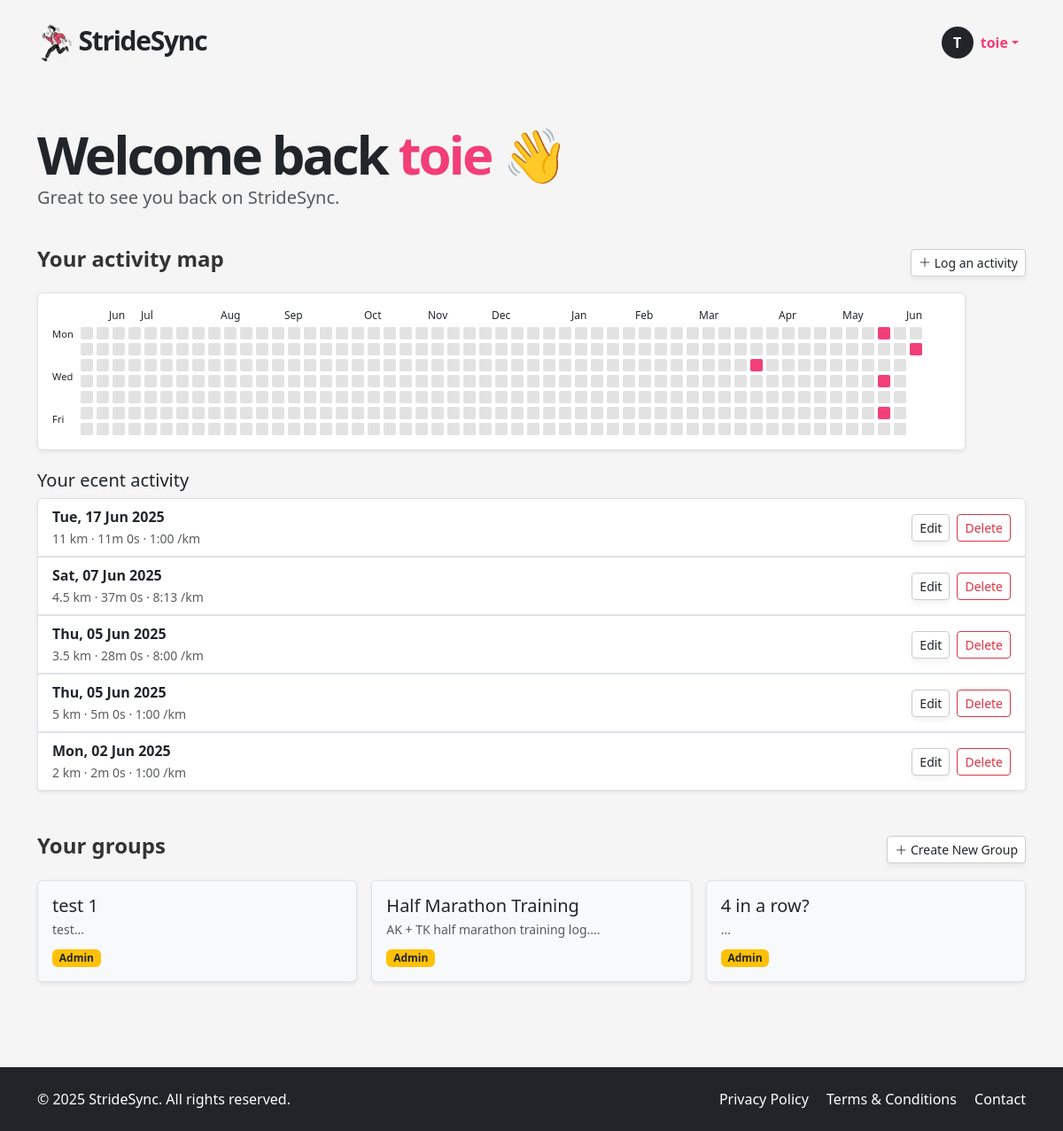
The app's page /dashboard (signed in) with its own data.
### app/models.py (models this page shows, shortened)
class User(UserMixin, db.Model):
    __tablename__ = "users"
    id: so.Mapped[int] = so.mapped_column(primary_key=True)
    email: so.Mapped[str] = so.mapped_column(sa.String(120), index=True, unique=True, nullable=False)
    password_hash: so.Mapped[str] = so.mapped_column(sa.String(256))
    username: so.Mapped[str] = so.mapped_column(sa.String(64), index=True, unique=True, nullable=False)
    role: so.Mapped[UserRole] = so.mapped_column(sa.Enum(UserRole), default=UserRole.USER, nullable=False)
    is_verified: so.Mapped[bool] = so.mapped_column(default=False)
    verification_token: so.Mapped[str] = so.mapped_column(default=lambda: secrets.token_urlsafe(32), nullable=False)
    runs: so.Mapped[list["Run"]] = so.relationship(
        back_populates="user",
        cascade="all, delete-orphan"
    )
    groups: so.Mapped[list["Group"]] = so.relationship(
        secondary=user_groups,
        back_populates="members"
    )
    admin_of_groups: so.Mapped[list["Group"]] = so.relationship(
        secondary=group_admins,
        back_populates="admins"
    )
    challenges: so.Mapped[list["Challenge"]] = so.relationship(
        secondary=user_challenges,
        back_populates="participants"
    )
    joined_challenges: so.Mapped[list["Challenge"]] = so.relationship(
        secondary=user_challenges,
        back_populates="participants",
        overlaps="challenges"
    )

class Run(db.Model):
    __tablename__ = "runs"
    id: so.Mapped[int] = so.mapped_column(primary_key=True)
    date: so.Mapped[datetime] = so.mapped_column(sa.DateTime(timezone=True), index=True)
    distance: so.Mapped[int] = so.mapped_column(sa.Integer)  # meters
    time: so.Mapped[int] = so.mapped_column(sa.Integer)      # seconds (duration)
    pace: so.Mapped[int] = so.mapped_column(sa.Integer)      # seconds per km
    user_id: so.Mapped[int] = so.mapped_column(sa.ForeignKey("users.id"), index=True)
    user: so.Mapped["User"] = so.relationship(back_populates="runs")
    groups: so.Mapped[list["Group"]] = so.relationship(
        secondary=run_groups,
        back_populates="runs"
    )

class Group(db.Model):
    __tablename__ = "groups"
    id: so.Mapped[int] = so.mapped_column(primary_key=True)
    name: so.Mapped[str] = so.mapped_column(sa.String(100), unique=True, nullable=False)
    description: so.Mapped[Optional[str]] = so.mapped_column(sa.Text)
    members: so.Mapped[list["User"]] = so.relationship(
        secondary=user_groups,
        back_populates="groups"
    )
    admins: so.Mapped[list["User"]] = so.relationship(
        secondary=group_admins,
        back_populates="admin_of_groups"
    )
    runs: so.Mapped[list["Run"]] = so.relationship(
        secondary=run_groups,
        back_populates="groups"
    )
    invites: so.Mapped[list["GroupInvite"]] = so.relationship(
        "GroupInvite",
        back_populates="group",
        cascade="all, delete-orphan"
    )

### app/routes.py (the view)
@app.route('/dashboard')
@login_required
def dashboard():
    runs = db.session.scalars(
        sa.select(Run).where(Run.user_id == current_user.id)
    ).all()
    distance_by_date = {}
    for run in runs:
        run_date = run.date.date()
        distance_by_date[run_date] = distance_by_date.get(run_date, 0) + run.distance
    today = datetime.utcnow().date()
    start_date = today - timedelta(days=364)
    while start_date.weekday() != 0:
        start_date -= timedelta(days=1)
    heatmap_cells = []
    month_labels = []
    current_month = None
    for week in range(53):
        column = []
        week_start = start_date + timedelta(weeks=week)
        if week_start.month != current_month:
            month_labels.append(month_abbr[week_start.month])
            current_month = week_start.month
        else:
            month_labels.append("")
        for day in range(7):
            date = week_start + timedelta(days=day)
            if date > today:
                column.append(None)
            else:
                column.append({
                    "date": date,
                    "active": date in distance_by_date,
                    "distance": distance_by_date.get(date, 0)
                })
        heatmap_cells.append(column)
    recent_runs = db.session.scalars(
        sa.select(Run)
        .where(Run.user_id == current_user.id)
        .order_by(Run.date.desc())
        .limit(5)
    ).all()
    live_challenges = db.session.scalars(
        sa.select(Challenge).where(Challenge.is_active == True)
    ).all()
    form = LogActivityForm()
    form.groups.choices = [(g.id, g.name) for g in current_user.groups]
    form.challenges.choices = [(c.id, c.name) for c in live_challenges]
    edit_form = EditRunForm()
    edit_form.groups.choices = [(g.id, g.name) for g in current_user.groups]
    edit_form.challenges.choices = [(c.id, c.name) for c in live_challenges]
    delete_form = DeleteRunForm()
    create_group_form = CreateGroupForm()
    return render_template(
        "dashboard.html",
        user=current_user,
        runs=runs,
        recent_runs=recent_runs,
        heatmap_cells=heatmap_cells,
        month_labels=month_labels,
        live_challenges=live_challenges,
        form=form,
        edit_form=edit_form,
        delete_form=delete_form,
        create_group_form=create_group_form
    )

### app/models.py (called while the page is built)
@login.user_loader
def load_user(id):
    return db.session.get(User, int(id))

### app/templates/dashboard.html (shortened to what this page needs)
{% extends "base.html" %}
{% block content %}
<section class="py-5">
  <div class="container">
    <h1 class="display-4 fw-bold mb-4 hero-title">
        Welcome back <span>{{ user.username }}</span> 👋
    </h1>
    <p class="lead mt-3 text-muted" style="margin-top: -20px !important; margin-bottom: 40px;">Great to see you back on StrideSync.</p>
    <div class="mb-3">
      <div class="d-flex justify-content-between align-items-center mb-3">
        <h4>Your activity map</h4>
        <a href="#" class="btn btn-soft btn-sm" data-bs-toggle="modal" data-bs-target="#logActivityModal">
          <i class="bi bi-plus-lg"></i> Log an activity
        </a>
      </div>
      <div class="rounded border p-3 bg-white shadow-sm" style="overflow-x: auto; display: inline-block;">
        <div class="d-flex flex-column">
          <div class="d-flex mb-1" style="margin-left: 30px; gap: 4px;">
            <div style="width: 30px;"></div>
            {% for month in month_labels %}
              <div style="width: 14px; text-align: center; font-size: 0.75rem;">{{ month }}</div>
            {% endfor %}
          </div>
          <div class="d-flex" style="gap: 4px;">
            <div class="d-flex flex-column justify-content-between me-1" style="height: 112px;">
              <div style="font-size: 0.7rem;">Mon</div>
              <div style="font-size: 0.7rem;">Wed</div>
              <div style="font-size: 0.7rem;">Fri</div>
            </div>
            {% for week in heatmap_cells %}
              <div class="d-flex flex-column" style="gap: 4px;">
              {% for cell in week %}
                {% if cell %}
                  <div
                    title="{% if cell.active %}{{ '%.1f'|format(cell.distance) }} km on {{ cell.date.strftime('%d-%m-%y') }}{% else %}{{ cell.date.strftime('%d-%m-%y') }}{% endif %}"
                    style="
                      width: 14px;
                      height: 14px;
                      border-radius: 2px;
                      background-color: {{ '#f33e78' if cell.active else '#e2e2e2' }};
                      transition: background-color 0.2s;"
                  ></div>
                {% else %}
                  <div style="width: 14px; height: 14px; background-color: transparent;"></div>
                {% endif %}
              {% endfor %}
              </div>
            {% endfor %}
          </div>
        </div>
      </div>
    </div>
    <div class="mb-5">
      <h5>Your ecent activity</h5>
      {% if recent_runs %}
      <div class="list-group shadow-sm">
        {% for run in recent_runs %}
        <div class="list-group-item d-flex justify-content-between align-items-center">
          <div>
            <strong>{{ run.date.strftime('%a, %d %b %Y') }}</strong><br>
            <small class="text-muted">
              {{ run.distance }} km · {{ run.time // 60 }}m {{ run.time % 60 }}s ·
              {{ "%d:%02d" % (run.pace // 60, run.pace % 60) }} /km
            </small>
          </div>
          <div class="d-flex gap-2">
            <button class="btn btn-sm btn-soft-white" data-bs-toggle="modal" data-bs-target="#editRunModal{{ run.id }}">Edit</button>
            <button class="btn btn-sm btn-outline-danger" data-bs-toggle="modal" data-bs-target="#deleteRunModal{{ run.id }}">
              Delete
            </button>
          </div>
        </div>
                    {% set selected_group_ids = run.groups | map(attribute='id') | list %}
        {% endfor %}
      </div>
      {% else %}
        <p class="text-muted">No recent activity found.</p>
      {% endif %}
    </div>
    <div class="mb-5">
      <div class="d-flex justify-content-between align-items-center mb-3">
        <h4>Your groups</h4>
        <a href="#" class="btn btn-soft btn-sm" data-bs-toggle="modal" data-bs-target="#createGroupModal">
          <i class="bi bi-plus-lg"></i> Create New Group
        </a>
      </div>
      <div class="row g-3">
        {% for group in current_user.groups %}
        <div class="col-md-4">
          <div class="border rounded p-3 bg-light h-100 shadow-sm position-relative">
            <h5 class="mb-1">{{ group.name }}</h5>
            <p class="small text-muted mb-2">{{ group.description[:80] }}...</p>
            {% if group in current_user.admin_of_groups %}
              <span class="badge bg-warning text-dark">Admin</span>
            {% endif %}
          </div>
        </div>
        {% else %}
          <p class="text-muted">You're not in any groups yet.</p>
        {% endfor %}
      </div>
    </div>
  </div>
</section>
{% endblock %}

### app/templates/base.html (shortened to what this page needs)
<!DOCTYPE html>
<html lang="en">
  <head>
    <link href="https://cdn.jsdelivr.net/npm/bootstrap@5.3.6/dist/css/bootstrap.min.css" rel="stylesheet">
    <link rel="stylesheet" href="{{ url_for('static', filename='style.css') }}">
    <link href="https://cdn.jsdelivr.net/npm/bootstrap-icons@1.10.5/font/bootstrap-icons.css" rel="stylesheet">
  </head>
  <body>
    <header>
      <nav class="navbar navbar-expand-lg">
        <div class="container">
          <a href="/index" class="text-decoration-none logo-container">
            <p class="logo"><img src="{{ url_for('static', filename='img/icon.png') }}" width="40px"> StrideSync</p>
            <div class="collapse navbar-collapse justify-content-between" id="navbarNav">
              <ul class="navbar-nav ms-auto">
              {% if current_user.is_anonymous %}
                <li class="nav-item">
                  <a class="btn btn-dark px-4" href="{{ url_for('login') }}">LOGIN</a>
                </li>
              {% else %}
                <li class="nav-item dropdown">
                  <a class="nav-link dropdown-toggle d-flex align-items-center" href="#" id="userDropdown" role="button" data-bs-toggle="dropdown" aria-expanded="false">
                    <div class="avatar-circle bg-dark text-white rounded-circle d-flex justify-content-center align-items-center me-2" style="width: 36px; height: 36px; font-weight: bold;">
                      {{ current_user.username[0]|upper }}
                    </div>
                    <span class="fw-semibold">{{ current_user.username }}</span>
                  </a>
                </li>
              {% endif %}
              </ul>
            </div>
          </a>
        </div>
      </nav>
    </header>
    <main>
    {% block content %}{% endblock %}
    </main>
    <footer class="bg-dark text-white py-4">
      <div class="container d-flex flex-column flex-md-row justify-content-between align-items-center">
        <div class="mb-2 mb-md-0">
          &copy; 2025 StrideSync. All rights reserved.
        </div>
        <div>
          <a href="/privacy" class="text-white text-decoration-none me-3">Privacy Policy</a>
          <a href="/terms" class="text-white text-decoration-none me-3">Terms & Conditions</a>
          <a href="/contact" class="text-white text-decoration-none">Contact</a>
        </div>
      </div>
    </footer>
  </body>
</html>

### app/static/style.css (style rules this page uses)
body { background-color: #f5f5f5; }
html, body { height: 100%; margin: 0; display: flex; flex-direction: column; }
main { flex: 1; }
footer { background-color: #333; }
h4 { font-weight: 700; color: #333; }
a { color: #f33e78; }
.logo { font-size: 30px; font-weight: 700; letter-spacing: -1.3px; margin-top: 15px; }
.hero-title { font-weight: 900 !important; font-size: 60px; letter-spacing: -3px; line-height: 60px; }
.hero-title span { color: #f33e78; }
.btn-soft, .btn-soft-white { background: white; border: 1px solid #ccc; box-shadow: 0 4px 6px rgba(0,0,0,0.05); }
.logo-container { color: unset; }
.nav-link { color: #f33e78 !important; }
html { scroll-behavior: smooth; }

### records on screen
User: username "T", username "toie"
Run: date "Tue, 17 Jun 2025", distance "11", time "11", run.time%60 "0", pace "1:00"
Run: date "Sat, 07 Jun 2025", distance "4.5", time "37", run.time%60 "0", pace "8:13"
Run: date "Thu, 05 Jun 2025", distance "3.5", time "28", run.time%60 "0", pace "8:00"
Run: date "Thu, 05 Jun 2025", distance "5", time "5", run.time%60 "0", pace "1:00"
Run: date "Mon, 02 Jun 2025", distance "2", time "2", run.time%60 "0", pace "1:00"
Group: name "test 1", description "test"
Group: name "Half Marathon Training", description "AK + TK half marathon training log."
Group: name "4 in a row?"

### other values on screen
{{ month }} "Jun" "Jul" "Aug" "Sep" "Oct" "Nov" "Dec" "Jan" "Feb" "Mar" "Apr" "May" "Jun"
